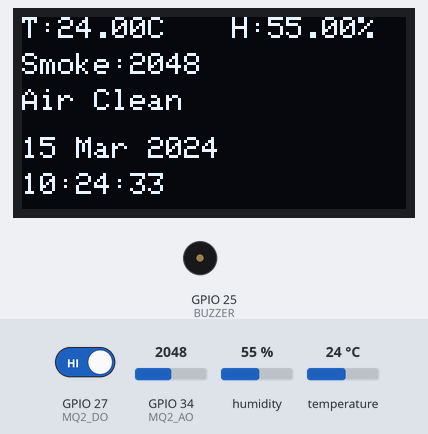
This sketch was run on a simulated ESP32. Parts: 128×64 one-colour display, buzzer (waves = sounding, pin HIGH). Inputs (shaded band) come from the test bench; at power-on: GPIO 27 (MQ2_DO) HIGH, humidity 55 %, GPIO 34 (MQ2_AO) = 2048, temperature 24 °C. WiFi joins after 1.5 s; servers stay silent unless stated; the local clock reads 2024-03-15 10:24:30 at power-on unless the sketch sets it.

Above: at 5.0 s.
5.1 s: GPIO 27 (MQ2_DO) driven LOW
At 6.9 s:
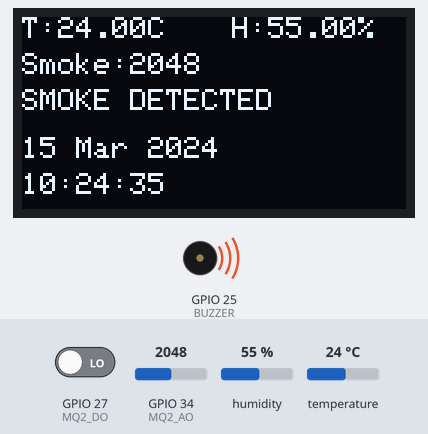
14.1 s: GPIO 27 (MQ2_DO) driven HIGH
At 16.5 s:
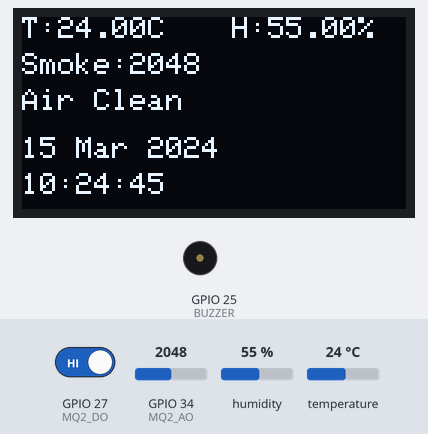
23.1 s: humidity set to 22 %
At 25.1 s:
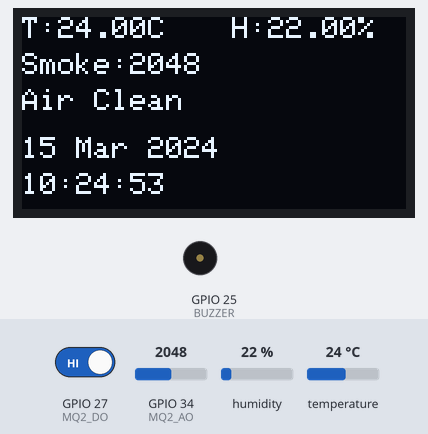
27.3 s: GPIO 34 (MQ2_AO) set to 2866
At 29.3 s:
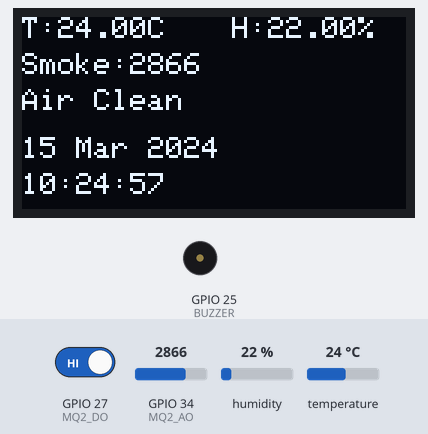
31.3 s: temperature set to 12 °C
At 32.4 s:
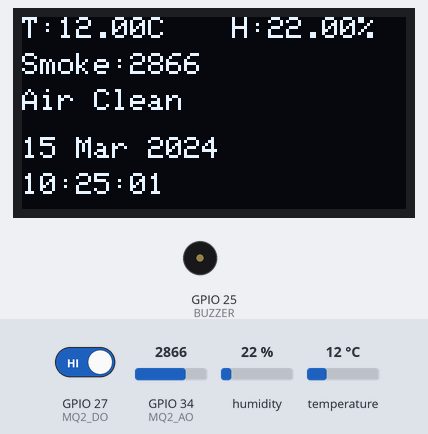
35.3 s: GPIO 34 (MQ2_AO) set to 3603
At 36.6 s:
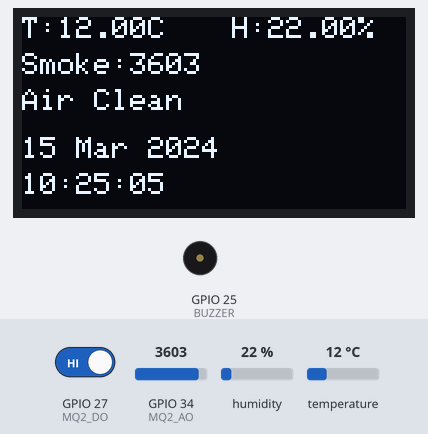
Timing chart, 0 to 38.3 s (numbered marks = the images above; inputs shaded):
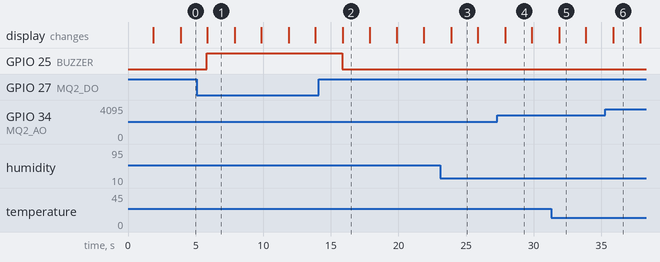

The sketch:

main.ino
```cpp
#define BLYNK_TEMPLATE_ID "Your_Template_ID"
#define BLYNK_TEMPLATE_NAME "Your_Project"
#define BLYNK_AUTH_TOKEN "Your_Auth_Token"

#define BLYNK_PRINT Serial

#include <WiFi.h>
#include <BlynkSimpleEsp32.h>
#include <DHT.h>
#include <Adafruit_GFX.h>
#include <Adafruit_SSD1306.h>
#include "time.h"

// WiFi credentials
char ssid[] = "Your_SSID";
char pass[] = "Your_PASSWORD";

// OLED
#define SCREEN_WIDTH 128
#define SCREEN_HEIGHT 64
Adafruit_SSD1306 display(SCREEN_WIDTH, SCREEN_HEIGHT, &Wire, -1);

// DHT11
#define DHTPIN 15
#define DHTTYPE DHT11
DHT dht(DHTPIN, DHTTYPE);

// MQ2
#define MQ2_AO 34
#define MQ2_DO 27
#define BUZZER 25

// Time settings
const char* ntpServer = "pool.ntp.org";
const long gmtOffset_sec = 19800;
const int daylightOffset_sec = 0;

BlynkTimer timer;

void setup() {
  Serial.begin(115200);
  pinMode(MQ2_DO, INPUT);
  pinMode(BUZZER, OUTPUT);
  dht.begin();

  Wire.begin(21, 22);
  if (!display.begin(SSD1306_SWITCHCAPVCC, 0x3C)) {
    Serial.println("OLED not found");
    while (1);
  }

  Blynk.begin(BLYNK_AUTH_TOKEN, ssid, pass);
  configTime(gmtOffset_sec, daylightOffset_sec, ntpServer);
  timer.setInterval(2000L, sendSensorData);

  display.clearDisplay();
  display.setCursor(10, 10);
  display.println("Booting...");
  display.display();
  delay(2000);
}

void loop() {
  Blynk.run();
  timer.run();
}

void sendSensorData() {
  float temp = dht.readTemperature();
  float humi = dht.readHumidity();
  int smoke = analogRead(MQ2_AO);
  int alert = digitalRead(MQ2_DO);

  Blynk.virtualWrite(V0, temp);
  Blynk.virtualWrite(V1, humi);
  Blynk.virtualWrite(V2, smoke);
  Blynk.virtualWrite(V3, alert == LOW ? 1 : 0);

  if (alert == LOW) {
    digitalWrite(BUZZER, HIGH);
  } else {
    digitalWrite(BUZZER, LOW);
  }

  // Get Time
  struct tm timeinfo;
  getLocalTime(&timeinfo);
  char timeStr[10];
  strftime(timeStr, sizeof(timeStr), "%H:%M:%S", &timeinfo);
  char dateStr[20];
  strftime(dateStr, sizeof(dateStr), "%d %b %Y", &timeinfo);

  // OLED Display
  display.clearDisplay();
  display.setTextSize(1);
  display.setCursor(0, 0);
  display.print("T:"); display.print(temp); display.print("C");
  display.setCursor(70, 0);
  display.print("H:"); display.print(humi); display.print("%");
  display.setCursor(0, 12);
  display.print("Smoke:"); display.print(smoke);
  display.setCursor(0, 24);
  display.print((alert == LOW) ? "SMOKE DETECTED" : "Air Clean");
  display.setCursor(0, 40);
  display.print(dateStr);
  display.setCursor(0, 52);
  display.print(timeStr);
  display.display();
}
```

Measured:
- after the input at 5.1 s, GPIO 25 (BUZZER): LOW → HIGH after 0.73 s; the display: changes after 0.76 s (image 1)
- after the input at 14.1 s, GPIO 25 (BUZZER): HIGH → LOW after 1.8 s; the display: changes after 1.8 s (image 2)
- what the display in image 1 shows lasts 2.0 s, from 5.9 s to 7.9 s
